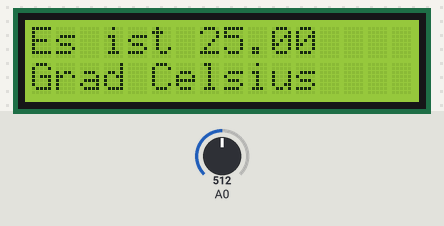
Bench run of a sketch on a simulated Arduino Uno, built with avr-gcc and run on an emulated ATmega328P. Shown: 16×2 character LCD. Inputs (shaded band) come from the test bench; at power-on: A0 = 512.

Above: at 1.2 s.
1.3 s: A0 set to 0
At 2.7 s:
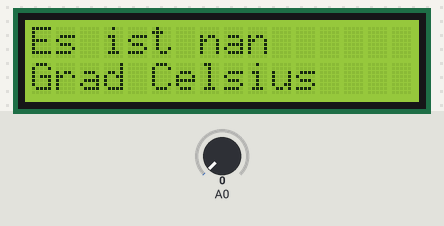
3.0 s: A0 set to 122
At 3.4 s:
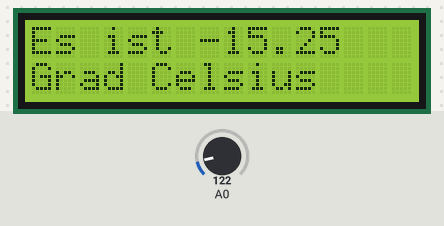
4.6 s: A0 set to 306
At 5.3 s:
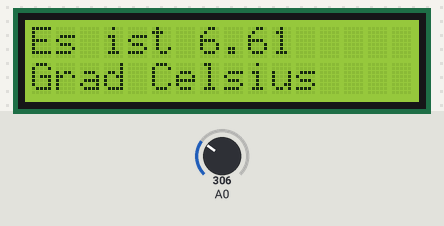
Timing chart, 0 to 7.6 s (numbered marks = the images above; inputs shaded):
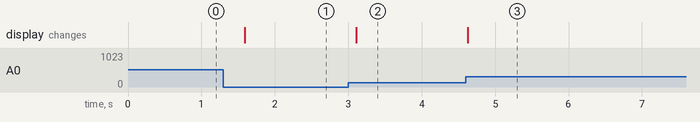

The sketch:

Thermometer.ino
```cpp
#include <math.h>
#include <LiquidCrystal.h>

LiquidCrystal lcd(12,11,5,4,3,2);
void setup() {
lcd.begin(16,2);

}

double tempreture(int read){

  double gradCel;
  gradCel = log(((10240000 / read) - 10000));
  gradCel = 1 / (0.001129148 + (0.000234125 + (0.0000000876741 * gradCel * gradCel )) * gradCel);
  gradCel = gradCel - 273.15;
  return gradCel;
}

void loop() {
  int value = analogRead(A0);
  double gradCel = tempreture(value);
  lcd.clear();
  lcd.setCursor(0,0);
  lcd.print("Es ist ");
  lcd.setCursor(7,0);
  lcd.print(gradCel);
  lcd.setCursor(0,1);
  lcd.print("Grad Celsius ");
  delay(500);


}
```

Measured:
- after the input at 1.3 s, the display: changes after 0.29 s (image 1)
- after the input at 3.0 s, the display: changes after 0.11 s (image 2)
- after the input at 4.6 s, the display: changes at once (image 3)
